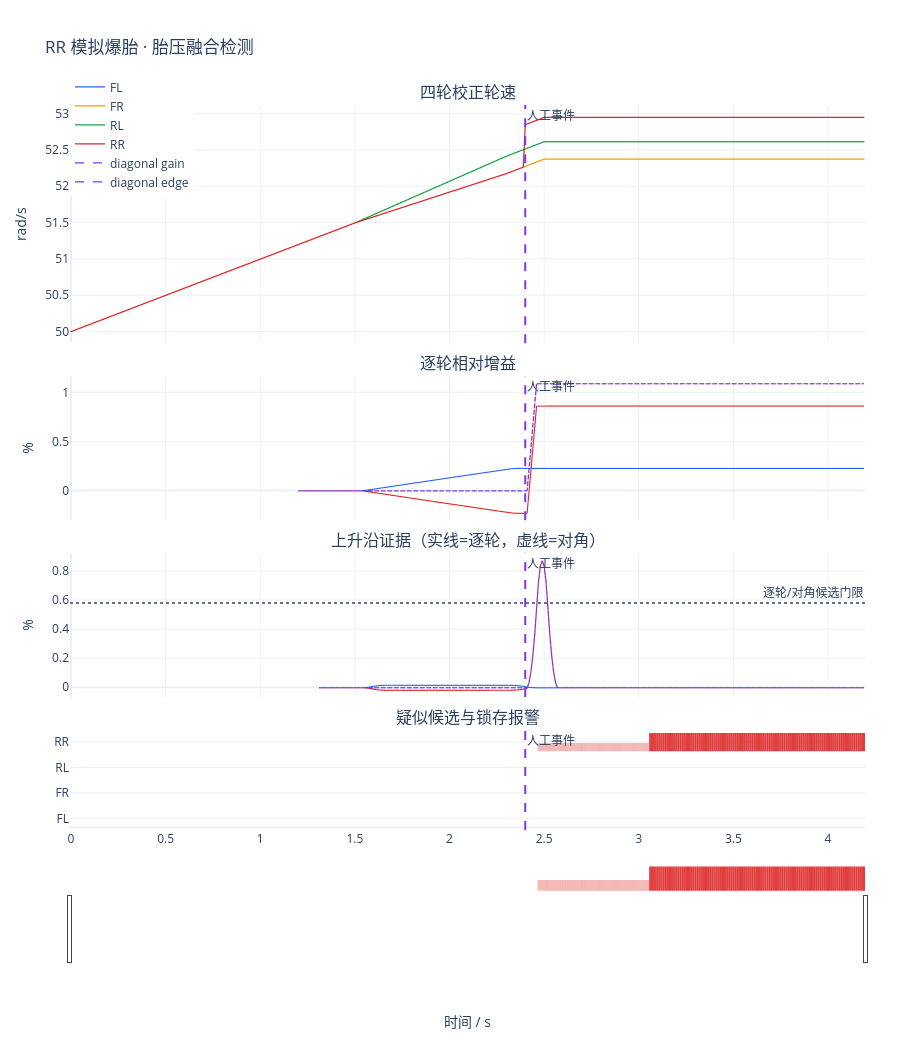

The notebook cell this image was saved under:
### Markdown cell above
## 复用项目 Display 查看完整数据

这里直接复用 `pressure_fusion_display.py` 的 `build_figure`，不需要把模拟数据先写成 CSV。图中依次显示四轮轮速、逐轮/对角增益、上升沿证据，以及候选和锁存报警；支持悬停、拖动、滚轮缩放和底部范围条。

### Code cell
from wavelet_shape_blowout_detector.pressure_fusion_display import (
    PLOT_CONFIG,
    build_figure,
    window_data_from_results,
)

display_data = window_data_from_results(results)
figure = build_figure(
    display_data,
    config,
    event_time_s=EVENT_TIME_S,
    title="RR 模拟爆胎 · 胎压融合检测",
)
figure.show(config=PLOT_CONFIG)

### Figure 1 — Plotly figure (JSON) as saved in the notebook; plotly's stock layout.template omitted (floating-point values rounded to 4 significant figures; data arrays with more than 128 entries replaced by an {"elided": "..."} marker saying what was removed)
{"data": [{"hovertemplate": "FL<br>t=%{x:.3f} s<br>轮速=%{y:.4f} rad/s<extra></extra>", "line": {"color": "#2563eb", "width": 1.25}, "name": "FL", "type": "scattergl", "x": {"elided": "420 float values"}, "xaxis": "x", "y": {"elided": "420 float values"}, "yaxis": "y"}, {"hovertemplate": "FL gain=%{y:.3f}%<extra></extra>", "legendgroup": "FL", "line": {"color": "#2563eb", "width": 1.1}, "name": "FL gain", "showlegend": false, "type": "scattergl", "x": {"elided": "420 float values"}, "xaxis": "x2", "y": {"elided": "420 float values"}, "yaxis": "y2"}, {"hovertemplate": "FL edge=%{y:.3f}%<extra></extra>", "legendgroup": "FL", "line": {"color": "#2563eb", "width": 1.1}, "name": "FL edge", "showlegend": false, "type": "scattergl", "x": {"elided": "420 float values"}, "xaxis": "x3", "y": {"elided": "420 float values"}, "yaxis": "y3"}, {"base": 0, "hovertemplate": "FL 疑似<extra></extra>", "legendgroup": "FL", "marker": {"color": "#2563eb", "line": {"width": 0}, "opacity": 0.32}, "name": "FL 疑似", "showlegend": false, "type": "bar", "width": 0.0105, "x": {"elided": "420 float values"}, "xaxis": "x4", "y": {"elided": "420 int values"}, "yaxis": "y4"}, {"base": 0, "hovertemplate": "FL 报警<extra></extra>", "legendgroup": "FL", "marker": {"color": "#2563eb", "line": {"width": 0}, "opacity": 0.88}, "name": "FL 报警", "showlegend": false, "type": "bar", "width": 0.0105, "x": {"elided": "420 float values"}, "xaxis": "x4", "y": {"elided": "420 int values"}, "yaxis": "y4"}, {"hovertemplate": "FR<br>t=%{x:.3f} s<br>轮速=%{y:.4f} rad/s<extra></extra>", "line": {"color": "#f59e0b", "width": 1.25}, "name": "FR", "type": "scattergl", "x": {"elided": "420 float values"}, "xaxis": "x", "y": {"elided": "420 float values"}, "yaxis": "y"}, {"hovertemplate": "FR gain=%{y:.3f}%<extra></extra>", "legendgroup": "FR", "line": {"color": "#f59e0b", "width": 1.1}, "name": "FR gain", "showlegend": false, "type": "scattergl", "x": {"elided": "420 float values"}, "xaxis": "x2", "y": {"elided": "420 null values"}, "yaxis": "y2"}, {"hovertemplate": "FR edge=%{y:.3f}%<extra></extra>", "legendgroup": "FR", "line": {"color": "#f59e0b", "width": 1.1}, "name": "FR edge", "showlegend": false, "type": "scattergl", "x": {"elided": "420 float values"}, "xaxis": "x3", "y": {"elided": "420 null values"}, "yaxis": "y3"}, {"base": 1, "hovertemplate": "FR 疑似<extra></extra>", "legendgroup": "FR", "marker": {"color": "#f59e0b", "line": {"width": 0}, "opacity": 0.32}, "name": "FR 疑似", "showlegend": false, "type": "bar", "width": 0.0105, "x": {"elided": "420 float values"}, "xaxis": "x4", "y": {"elided": "420 int values"}, "yaxis": "y4"}, {"base": 1, "hovertemplate": "FR 报警<extra></extra>", "legendgroup": "FR", "marker": {"color": "#f59e0b", "line": {"width": 0}, "opacity": 0.88}, "name": "FR 报警", "showlegend": false, "type": "bar", "width": 0.0105, "x": {"elided": "420 float values"}, "xaxis": "x4", "y": {"elided": "420 int values"}, "yaxis": "y4"}, {"hovertemplate": "RL<br>t=%{x:.3f} s<br>轮速=%{y:.4f} rad/s<extra></extra>", "line": {"color": "#16a34a", "width": 1.25}, "name": "RL", "type": "scattergl", "x": {"elided": "420 float values"}, "xaxis": "x", "y": {"elided": "420 float values"}, "yaxis": "y"}, {"hovertemplate": "RL gain=%{y:.3f}%<extra></extra>", "legendgroup": "RL", "line": {"color": "#16a34a", "width": 1.1}, "name": "RL gain", "showlegend": false, "type": "scattergl", "x": {"elided": "420 float values"}, "xaxis": "x2", "y": {"elided": "420 null values"}, "yaxis": "y2"}, {"hovertemplate": "RL edge=%{y:.3f}%<extra></extra>", "legendgroup": "RL", "line": {"color": "#16a34a", "width": 1.1}, "name": "RL edge", "showlegend": false, "type": "scattergl", "x": {"elided": "420 float values"}, "xaxis": "x3", "y": {"elided": "420 null values"}, "yaxis": "y3"}, {"base": 2, "hovertemplate": "RL 疑似<extra></extra>", "legendgroup": "RL", "marker": {"color": "#16a34a", "line": {"width": 0}, "opacity": 0.32}, "name": "RL 疑似", "showlegend": false, "type": "bar", "width": 0.0105, "x": {"elided": "420 float values"}, "xaxis": "x4", "y": {"elided": "420 int values"}, "yaxis": "y4"}, {"base": 2, "hovertemplate": "RL 报警<extra></extra>", "legendgroup": "RL", "marker": {"color": "#16a34a", "line": {"width": 0}, "opacity": 0.88}, "name": "RL 报警", "showlegend": false, "type": "bar", "width": 0.0105, "x": {"elided": "420 float values"}, "xaxis": "x4", "y": {"elided": "420 int values"}, "yaxis": "y4"}, {"hovertemplate": "RR<br>t=%{x:.3f} s<br>轮速=%{y:.4f} rad/s<extra></extra>", "line": {"color": "#dc2626", "width": 1.25}, "name": "RR", "type": "scattergl", "x": {"elided": "420 float values"}, "xaxis": "x", "y": {"elided": "420 float values"}, "yaxis": "y"}, {"hovertemplate": "RR gain=%{y:.3f}%<extra></extra>", "legendgroup": "RR", "line": {"color": "#dc2626", "width": 1.1}, "name": "RR gain", "showlegend": false, "type": "scattergl", "x": {"elided": "420 float values"}, "xaxis": "x2", "y": {"elided": "420 float values"}, "yaxis": "y2"}, {"hovertemplate": "RR edge=%{y:.3f}%<extra></extra>", "legendgroup": "RR", "line": {"color": "#dc2626", "width": 1.1}, "name": "RR edge", "showlegend": false, "type": "scattergl", "x": {"elided": "420 float values"}, "xaxis": "x3", "y": {"elided": "420 float values"}, "yaxis": "y3"}, {"base": 3, "hovertemplate": "RR 疑似<extra></extra>", "legendgroup": "RR", "marker": {"color": "#dc2626", "line": {"width": 0}, "opacity": 0.32}, "name": "RR 疑似", "showlegend": false, "type": "bar", "width": 0.0105, "x": {"elided": "420 float values"}, "xaxis": "x4", "y": {"elided": "420 float values"}, "yaxis": "y4"}, {"base": 3, "hovertemplate": "RR 报警<extra></extra>", "legendgroup": "RR", "marker": {"color": "#dc2626", "line": {"width": 0}, "opacity": 0.88}, "name": "RR 报警", "showlegend": false, "type": "bar", "width": 0.0105, "x": {"elided": "420 float values"}, "xaxis": "x4", "y": {"elided": "420 float values"}, "yaxis": "y4"}, {"hovertemplate": "diagonal gain=%{y:.3f}%<extra></extra>", "line": {"color": "#7c3aed", "dash": "dash", "width": 1.3}, "name": "diagonal gain", "type": "scattergl", "x": {"elided": "420 float values"}, "xaxis": "x2", "y": {"elided": "420 float values"}, "yaxis": "y2"}, {"hovertemplate": "diagonal edge=%{y:.3f}%<extra></extra>", "line": {"color": "#7c3aed", "dash": "dash", "width": 1.3}, "name": "diagonal edge", "type": "scattergl", "x": {"elided": "420 float values"}, "xaxis": "x3", "y": {"elided": "420 float values"}, "yaxis": "y3"}], "layout": {"annotations": [{"font": {"size": 16}, "showarrow": false, "text": "四轮校正轮速", "x": 0.5, "xanchor": "center", "xref": "paper", "y": 1, "yanchor": "bottom", "yref": "paper"}, {"font": {"size": 16}, "showarrow": false, "text": "逐轮相对增益", "x": 0.5, "xanchor": "center", "xref": "paper", "y": 0.6263, "yanchor": "bottom", "yref": "paper"}, {"font": {"size": 16}, "showarrow": false, "text": "上升沿证据（实线=逐轮，虚线=对角）", "x": 0.5, "xanchor": "center", "xref": "paper", "y": 0.3824, "yanchor": "bottom", "yref": "paper"}, {"font": {"size": 16}, "showarrow": false, "text": "疑似候选与锁存报警", "x": 0.5, "xanchor": "center", "xref": "paper", "y": 0.1384, "yanchor": "bottom", "yref": "paper"}, {"showarrow": false, "text": "逐轮/对角候选门限", "x": 1, "xanchor": "right", "xref": "x3 domain", "y": 0.58, "yanchor": "bottom", "yref": "y3"}, {"showarrow": false, "text": "人工事件", "x": 2.4, "xanchor": "left", "xref": "x", "y": 1, "yanchor": "top", "yref": "y domain"}, {"showarrow": false, "text": "人工事件", "x": 2.4, "xanchor": "left", "xref": "x2", "y": 1, "yanchor": "top", "yref": "y2 domain"}, {"showarrow": false, "text": "人工事件", "x": 2.4, "xanchor": "left", "xref": "x3", "y": 1, "yanchor": "top", "yref": "y3 domain"}, {"showarrow": false, "text": "人工事件", "x": 2.4, "xanchor": "left", "xref": "x4", "y": 1, "yanchor": "top", "yref": "y4 domain"}], "barmode": "overlay", "dragmode": "pan", "height": 1050, "hovermode": "x unified", "legend": {"orientation": "h", "x": 0, "y": 1.045}, "margin": {"b": 55, "l": 70, "r": 35, "t": 105}, "shapes": [{"line": {"color": "#64748b", "dash": "dot"}, "type": "line", "x0": 0, "x1": 1, "xref": "x3 domain", "y0": 0.58, "y1": 0.58, "yref": "y3"}, {"line": {"color": "#7c3aed", "dash": "dash", "width": 2}, "type": "line", "x0": 2.4, "x1": 2.4, "xref": "x", "y0": 0, "y1": 1, "yref": "y domain"}, {"line": {"color": "#7c3aed", "dash": "dash", "width": 2}, "type": "line", "x0": 2.4, "x1": 2.4, "xref": "x2", "y0": 0, "y1": 1, "yref": "y2 domain"}, {"line": {"color": "#7c3aed", "dash": "dash", "width": 2}, "type": "line", "x0": 2.4, "x1": 2.4, "xref": "x3", "y0": 0, "y1": 1, "yref": "y3 domain"}, {"line": {"color": "#7c3aed", "dash": "dash", "width": 2}, "type": "line", "x0": 2.4, "x1": 2.4, "xref": "x4", "y0": 0, "y1": 1, "yref": "y4 domain"}], "title": {"text": "RR 模拟爆胎 · 胎压融合检测"}, "uirevision": "pressure-fusion-display", "xaxis": {"anchor": "y", "domain": [0, 1], "matches": "x4", "showticklabels": false}, "xaxis2": {"anchor": "y2", "domain": [0, 1], "matches": "x4", "showticklabels": false}, "xaxis3": {"anchor": "y3", "domain": [0, 1], "matches": "x4", "showticklabels": false}, "xaxis4": {"anchor": "y4", "domain": [0, 1], "rangeslider": {"visible": true}, "title": {"text": "时间 / s"}}, "yaxis": {"anchor": "x", "domain": [0.6713, 1], "title": {"text": "rad/s"}}, "yaxis2": {"anchor": "x2", "domain": [0.4274, 0.6263], "title": {"text": "%"}}, "yaxis3": {"anchor": "x3", "domain": [0.1834, 0.3824], "title": {"text": "%"}}, "yaxis4": {"anchor": "x4", "domain": [0, 0.1384], "range": [-0.1, 3.85], "ticktext": ["FL", "FR", "RL", "RR"], "tickvals": [0.36, 1.36, 2.36, 3.36]}}}
